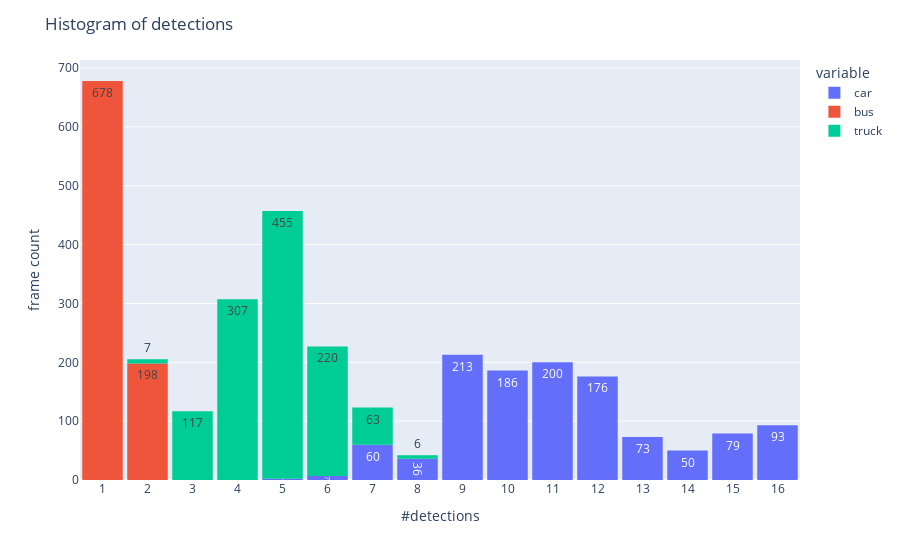

Write notebook code for a chart like this one.
### Code cell
fig = px.histogram(df_class_counts, text_auto=True)
fig.update_layout(
    title=dict(text="Histogram of detections"),
    xaxis_title="#detections",
    yaxis_title="frame count",
    xaxis=dict(dtick=1),
    bargap=0.1
    )
fig.show()

### Figure 1 — Plotly figure (JSON) as saved in the notebook; plotly's stock layout.template omitted (floating-point values rounded to 4 significant figures; data arrays with more than 128 entries replaced by an {"elided": "..."} marker saying what was removed)
{"data": [{"alignmentgroup": "True", "bingroup": "x", "hovertemplate": "variable=car<br>value=%{x}<br>count=%{y}<extra></extra>", "legendgroup": "car", "marker": {"color": "#636efa", "pattern": {"shape": ""}}, "name": "car", "offsetgroup": "car", "orientation": "v", "showlegend": true, "texttemplate": "%{value}", "type": "histogram", "x": {"elided": "1175 int values"}, "xaxis": "x", "yaxis": "y"}, {"alignmentgroup": "True", "bingroup": "x", "hovertemplate": "variable=bus<br>value=%{x}<br>count=%{y}<extra></extra>", "legendgroup": "bus", "marker": {"color": "#EF553B", "pattern": {"shape": ""}}, "name": "bus", "offsetgroup": "bus", "orientation": "v", "showlegend": true, "texttemplate": "%{value}", "type": "histogram", "x": {"elided": "1175 int values"}, "xaxis": "x", "yaxis": "y"}, {"alignmentgroup": "True", "bingroup": "x", "hovertemplate": "variable=truck<br>value=%{x}<br>count=%{y}<extra></extra>", "legendgroup": "truck", "marker": {"color": "#00cc96", "pattern": {"shape": ""}}, "name": "truck", "offsetgroup": "truck", "orientation": "v", "showlegend": true, "texttemplate": "%{value}", "type": "histogram", "x": {"elided": "1175 int values"}, "xaxis": "x", "yaxis": "y"}], "layout": {"bargap": 0.1, "barmode": "relative", "legend": {"title": {"text": "variable"}, "tracegroupgap": 0}, "margin": {"t": 60}, "title": {"text": "Histogram of detections"}, "xaxis": {"anchor": "y", "domain": [0, 1], "dtick": 1, "title": {"text": "#detections"}}, "yaxis": {"anchor": "x", "domain": [0, 1], "title": {"text": "frame count"}}}}
